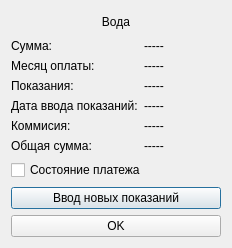
<?xml version="1.0" encoding="UTF-8"?>
<ui version="4.0">
 <class>water</class>
 <widget class="QDialog" name="water">
  <property name="geometry">
   <rect>
    <x>0</x>
    <y>0</y>
    <width>232</width>
    <height>248</height>
   </rect>
  </property>
  <property name="sizePolicy">
   <sizepolicy hsizetype="Maximum" vsizetype="Maximum">
    <horstretch>0</horstretch>
    <verstretch>0</verstretch>
   </sizepolicy>
  </property>
  <property name="windowTitle">
   <string>Dialog</string>
  </property>
  <property name="sizeGripEnabled">
   <bool>false</bool>
  </property>
  <property name="modal">
   <bool>false</bool>
  </property>
  <layout class="QGridLayout" name="gridLayout">
   <item row="0" column="0">
    <layout class="QVBoxLayout" name="verticalLayout">
     <property name="sizeConstraint">
      <enum>QLayout::SetMaximumSize</enum>
     </property>
     <item>
      <widget class="QLabel" name="label">
       <property name="text">
        <string>Вода</string>
       </property>
       <property name="textFormat">
        <enum>Qt::AutoText</enum>
       </property>
       <property name="alignment">
        <set>Qt::AlignCenter</set>
       </property>
      </widget>
     </item>
     <item>
      <layout class="QFormLayout" name="formLayout_2">
       <item row="0" column="0">
        <widget class="QLabel" name="label_5">
         <property name="text">
          <string>Сумма:</string>
         </property>
        </widget>
       </item>
       <item row="0" column="1">
        <widget class="QLabel" name="Sum">
         <property name="palette">
          <palette>
           <active>
            <colorrole role="Base">
             <brush brushstyle="SolidPattern">
              <color alpha="255">
               <red>0</red>
               <green>255</green>
               <blue>127</blue>
              </color>
             </brush>
            </colorrole>
           </active>
           <inactive>
            <colorrole role="Base">
             <brush brushstyle="SolidPattern">
              <color alpha="255">
               <red>0</red>
               <green>255</green>
               <blue>127</blue>
              </color>
             </brush>
            </colorrole>
           </inactive>
           <disabled>
            <colorrole role="Base">
             <brush brushstyle="SolidPattern">
              <color alpha="255">
               <red>239</red>
               <green>235</green>
               <blue>231</blue>
              </color>
             </brush>
            </colorrole>
           </disabled>
          </palette>
         </property>
         <property name="text">
          <string>-----</string>
         </property>
        </widget>
       </item>
       <item row="1" column="0">
        <widget class="QLabel" name="label_3_1">
         <property name="text">
          <string>Месяц оплаты:</string>
         </property>
        </widget>
       </item>
       <item row="1" column="1">
        <widget class="QLabel" name="Month_Year_Payment">
         <property name="text">
          <string>-----</string>
         </property>
        </widget>
       </item>
       <item row="2" column="0">
        <widget class="QLabel" name="label_4">
         <property name="text">
          <string>Показания:</string>
         </property>
        </widget>
       </item>
       <item row="2" column="1">
        <widget class="QLabel" name="Value">
         <property name="text">
          <string>-----</string>
         </property>
        </widget>
       </item>
       <item row="3" column="0">
        <widget class="QLabel" name="label_3">
         <property name="text">
          <string>Дата ввода показаний:</string>
         </property>
        </widget>
       </item>
       <item row="3" column="1">
        <widget class="QLabel" name="Date_Input_Value">
         <property name="text">
          <string>-----</string>
         </property>
        </widget>
       </item>
       <item row="4" column="0">
        <widget class="QLabel" name="label_6">
         <property name="text">
          <string>Коммисия:</string>
         </property>
        </widget>
       </item>
       <item row="4" column="1">
        <widget class="QLabel" name="Commission">
         <property name="text">
          <string>-----</string>
         </property>
        </widget>
       </item>
       <item row="5" column="0">
        <widget class="QLabel" name="label_7">
         <property name="text">
          <string>Общая сумма:</string>
         </property>
        </widget>
       </item>
       <item row="5" column="1">
        <widget class="QLabel" name="Sum_Commission">
         <property name="text">
          <string>-----</string>
         </property>
        </widget>
       </item>
      </layout>
     </item>
     <item>
      <widget class="QCheckBox" name="checkBox_HavePaid">
       <property name="sizePolicy">
        <sizepolicy hsizetype="Minimum" vsizetype="Minimum">
         <horstretch>0</horstretch>
         <verstretch>0</verstretch>
        </sizepolicy>
       </property>
       <property name="text">
        <string>Состояние платежа</string>
       </property>
      </widget>
     </item>
     <item>
      <widget class="QPushButton" name="pushButton_InputNewValue">
       <property name="sizePolicy">
        <sizepolicy hsizetype="Minimum" vsizetype="Minimum">
         <horstretch>0</horstretch>
         <verstretch>0</verstretch>
        </sizepolicy>
       </property>
       <property name="text">
        <string>Ввод новых показаний</string>
       </property>
      </widget>
     </item>
     <item>
      <widget class="QPushButton" name="pushButton_OK">
       <property name="sizePolicy">
        <sizepolicy hsizetype="Minimum" vsizetype="Minimum">
         <horstretch>0</horstretch>
         <verstretch>0</verstretch>
        </sizepolicy>
       </property>
       <property name="text">
        <string>OK</string>
       </property>
      </widget>
     </item>
    </layout>
   </item>
  </layout>
 </widget>
 <resources/>
 <connections/>
</ui>
